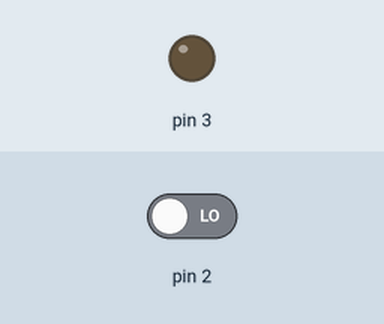
The sketch below on a simulated Arduino Uno, built with avr-gcc and run on an emulated ATmega328P. Parts: output pins drawn as LEDs (lit = HIGH). The inputs (shaded band) are chosen by the test bench; at power-on: pin 2 LOW.

Above: at 1.2 s.
1.3 s: pin 2 driven HIGH
At 2.4 s:
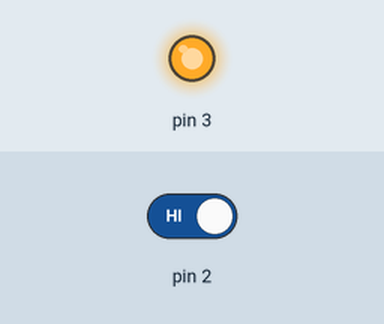
Timing chart, 0 to 4.3 s (numbered marks = the images above; inputs shaded):
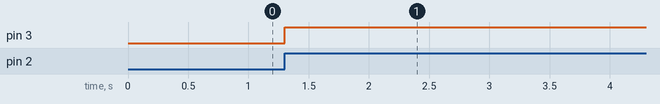

Measured:
- after the input at 1.3 s, pin 3: LOW → HIGH at once

The sketch:

ButtonTest.ino
```cpp
int status = 0;
int buttonState = 0;

int buttonPushCounter = 0;

void setup(){
  pinMode(2, INPUT);
  pinMode(3, OUTPUT);
  Serial.begin(9600);
}

void loop(){
buttonState = digitalRead(2);
    if (buttonState == HIGH) {
      buttonPushCounter += 1;
    }
  if(status == 1){

     if(buttonPushCounter > 500){
	       status = 0;

  }


  }else{
    buttonState = digitalRead(2);
    if (buttonState == HIGH) {
      buttonPushCounter += 1;
		digitalWrite(3, HIGH);
      status = 1;

    }

    if(status == 0){
    digitalWrite(3, LOW);

    }

  }

    delay(5);


}
```
